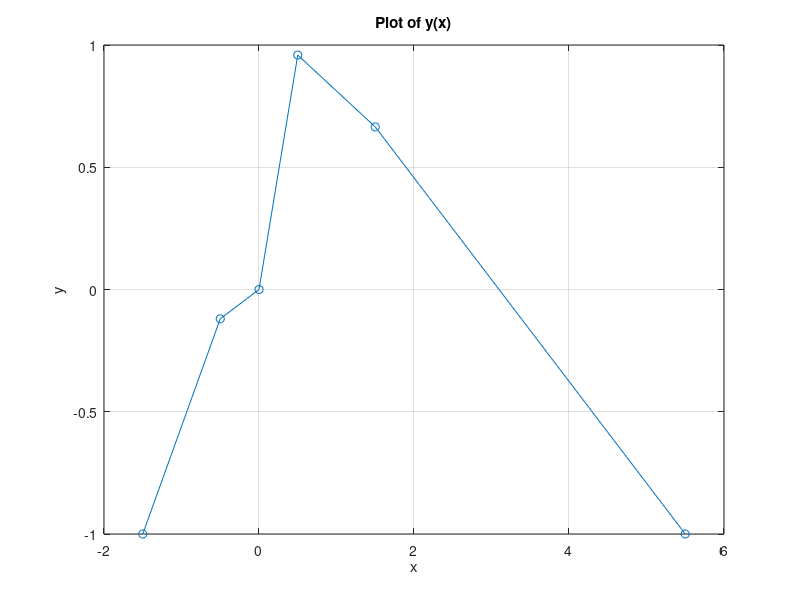

Recreate this plot in MATLAB.
clc, clearvars, close all

% Define the values of x
x_values = [-1.5, -0.5, 0, 0.5, 1.5, 5.5];

% Initialize an array to store corresponding y values
y_values = zeros(size(x_values));

% Calculate y values based on the given conditions
for i = 1:length(x_values)
    x = x_values(i);
    if -1 <= x && x <= 0
        y_values(i) = x^2 * sin(x);
    elseif 0 < x && x < 5
        y_values(i) = (1/x) * sin(x);
    else
        y_values(i) = -1;
    end
end

% Display calculated x and y values
disp(' x      y');
disp('--------------');
for i = 1:length(x_values)
    fprintf('%4.1f   %6.4f\n', x_values(i), y_values(i));
end

% Plot the x and y values
figure;
plot(x_values, y_values, '-o');
xlabel('x');
ylabel('y');
title('Plot of y(x)');
grid on;
